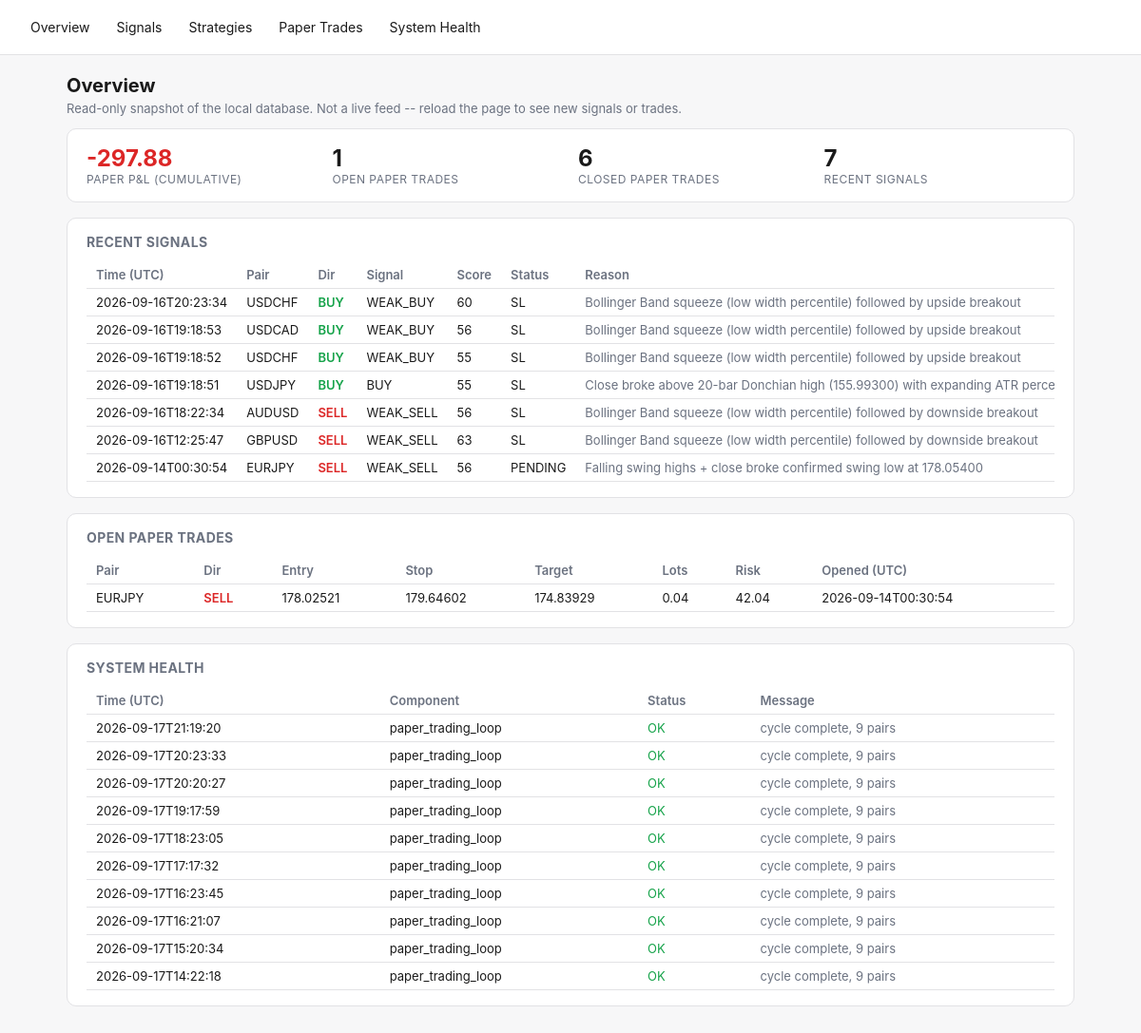
Before: / with the older database file.
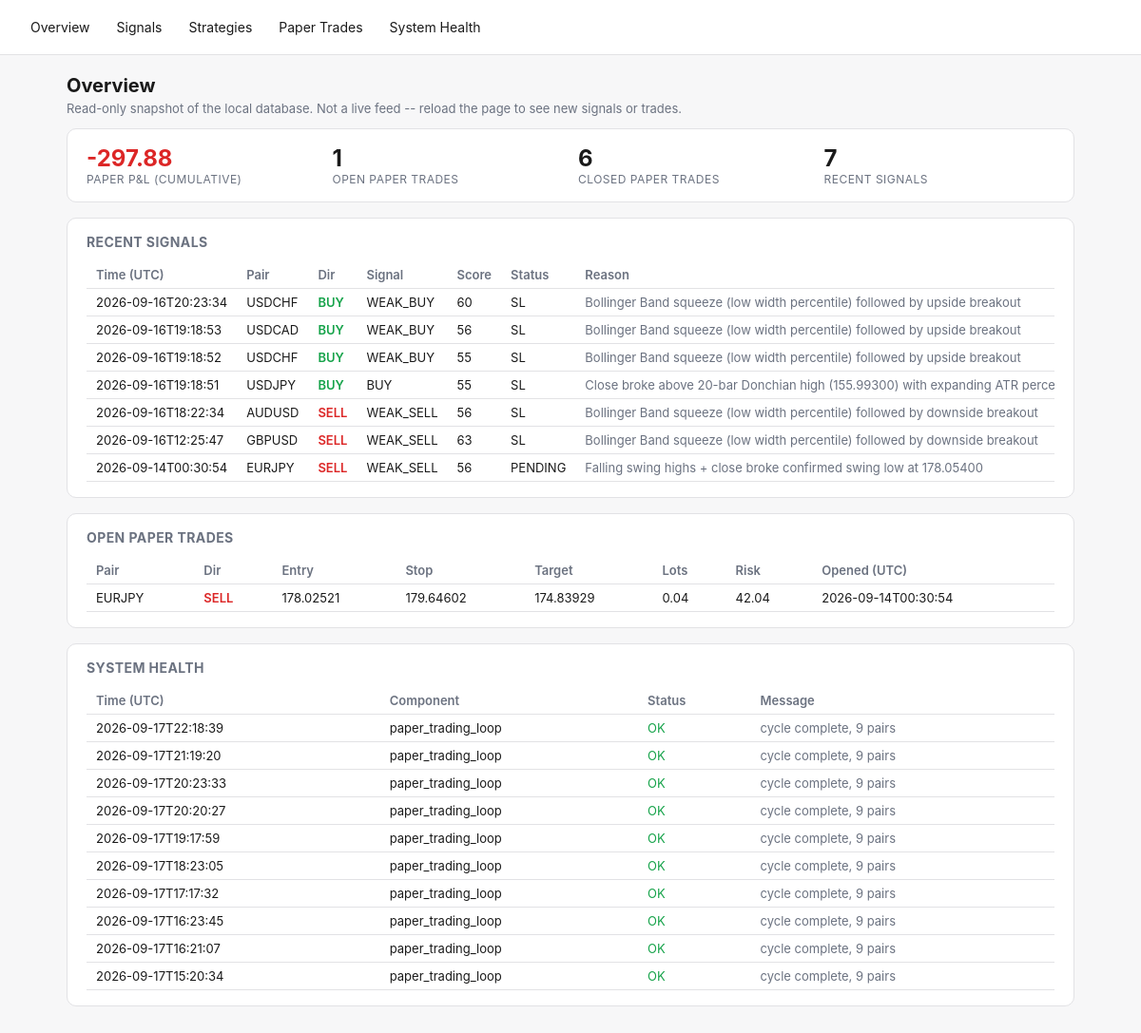
After: the same page with the newer database file.
### tables this page shows
CREATE TABLE signal_outcomes (
    signal_id TEXT PRIMARY KEY REFERENCES signals(id),
    resolved_at TEXT,
    outcome TEXT,          -- TP | SL | EXPIRED | INVALIDATED
    exit_price REAL,
    pnl_r REAL
);

CREATE TABLE signals (
    id TEXT PRIMARY KEY,
    pair TEXT NOT NULL,
    direction TEXT NOT NULL,
    overall_signal TEXT NOT NULL,
    score REAL NOT NULL,
    entry_low REAL, entry_high REAL, stop_loss REAL,
    take_profit_1 REAL, take_profit_2 REAL,
    spread_pips REAL,
    regime TEXT,
    strategies_agree_json TEXT,
    reason TEXT,
    status TEXT NOT NULL DEFAULT 'PENDING',
    created_at TEXT NOT NULL
, timeframe TEXT NOT NULL DEFAULT 'H4');

CREATE TABLE paper_trades (
    id INTEGER PRIMARY KEY AUTOINCREMENT,
    signal_id TEXT REFERENCES signals(id),
    pair TEXT NOT NULL,
    direction TEXT NOT NULL,
    entry_time TEXT NOT NULL,
    entry_price REAL NOT NULL,
    stop_loss REAL NOT NULL,
    take_profit REAL NOT NULL,
    lots REAL,                 -- position size at entry (fx_engine.position_sizing), if it could be computed
    risk_amount REAL,          -- dollar amount risked at entry, lots * stop_distance * pip_value
    exit_time TEXT,
    exit_price REAL,
    exit_reason TEXT,
    pnl_r REAL,
    pnl_amount REAL,           -- real dollar P&L = pnl_r * risk_amount (NULL if risk_amount unknown)
    created_at TEXT NOT NULL
, timeframe TEXT NOT NULL DEFAULT 'H4');

CREATE TABLE system_health (
    id INTEGER PRIMARY KEY AUTOINCREMENT,
    component TEXT NOT NULL,
    status TEXT NOT NULL,       -- OK | WARN | ERROR
    message TEXT,
    checked_at TEXT NOT NULL
);

### fx_engine/dashboard.py (the view)
    @app.route("/")
    def overview():
        d = get_db()
        signals = d.recent_signals(limit=10)
        health = d.recent_health(limit=10)
        open_trades = d.open_paper_trades()
        curve = d.paper_equity_curve()
        latest_equity = curve[-1]["cumulative"] if curve else 0.0
        return render_template(
            "overview.html", signals=signals, health=health, open_trades=open_trades,
            latest_equity=latest_equity, total_closed=len(curve),
        )

### fx_engine/db.py (called while the page is built)
    @contextmanager
    def _conn(self):
        conn = sqlite3.connect(self.path)
        conn.row_factory = sqlite3.Row
        try:
            yield conn
            conn.commit()
        finally:
            conn.close()

    def open_paper_trades(self) -> list[dict]:
        with self._conn() as conn:
            rows = conn.execute("SELECT * FROM paper_trades WHERE exit_time IS NULL").fetchall()
        return [dict(r) for r in rows]

    def recent_signals(self, limit: int = 50) -> list[dict]:
        with self._conn() as conn:
            rows = conn.execute(
                """SELECT s.*, o.outcome, o.pnl_r AS outcome_pnl_r, o.exit_price AS outcome_exit_price
                   FROM signals s LEFT JOIN signal_outcomes o ON o.signal_id = s.id
                   ORDER BY s.created_at DESC LIMIT ?""",
                (limit,),
            ).fetchall()
        return [dict(r) for r in rows]

    def paper_equity_curve(self) -> list[dict]:
        with self._conn() as conn:
            rows = conn.execute(
                """SELECT exit_time, pnl_amount FROM paper_trades
                   WHERE exit_time IS NOT NULL AND pnl_amount IS NOT NULL
                   ORDER BY exit_time ASC"""
            ).fetchall()
        cumulative = 0.0
        curve = []
        for r in rows:
            cumulative += r["pnl_amount"]
            curve.append({"exit_time": r["exit_time"], "pnl_amount": r["pnl_amount"], "cumulative": cumulative})
        return curve

    def recent_health(self, limit: int = 50) -> list[dict]:
        with self._conn() as conn:
            rows = conn.execute(
                "SELECT * FROM system_health ORDER BY id DESC LIMIT ?", (limit,),
            ).fetchall()
        return [dict(r) for r in rows]

### fx_engine/templates/overview.html (shortened to what this page needs)
{% extends "base.html" %}
{% block content %}
<h1>Overview</h1>
<p class="lede">Read-only snapshot of the local database. Not a live feed -- reload the page to see new signals or trades.</p>
<div class="card stat-row">
  <div class="stat">
    <div class="value" style="color:{{ 'var(--green)' if latest_equity >= 0 else 'var(--red)' }}">{{ "%.2f"|format(latest_equity) }}</div>
    <div class="label">Paper P&amp;L (cumulative)</div>
  </div>
  <div class="stat"><div class="value">{{ open_trades|length }}</div><div class="label">Open paper trades</div></div>
  <div class="stat"><div class="value">{{ total_closed }}</div><div class="label">Closed paper trades</div></div>
  <div class="stat"><div class="value">{{ signals|length }}</div><div class="label">Recent signals</div></div>
</div>
<div class="card">
  <h2>Recent Signals</h2>
  <div class="overflow">
  <table>
    <tr><th>Time (UTC)</th><th>Pair</th><th>Dir</th><th>Signal</th><th>Score</th><th>Status</th><th>Reason</th></tr>
    {% for s in signals %}
    <tr>
      <td>{{ s.created_at[:19] }}</td>
      <td>{{ s.pair }}</td>
      <td class="{{ 'buy' if s.direction=='BUY' else 'sell' }}">{{ s.direction }}</td>
      <td>{{ s.overall_signal }}</td>
      <td>{{ "%.0f"|format(s.score) }}</td>
      <td>{{ s.status }}</td>
      <td class="muted">{{ s.reason }}</td>
    </tr>
    {% else %}
    <tr><td colspan="7" class="muted">No signals yet -- run `python -m fx_engine.main signal-once` or `paper`.</td></tr>
    {% endfor %}
  </table>
  </div>
</div>
<div class="card">
  <h2>Open Paper Trades</h2>
  <div class="overflow">
  <table>
    <tr><th>Pair</th><th>Dir</th><th>Entry</th><th>Stop</th><th>Target</th><th>Lots</th><th>Risk</th><th>Opened (UTC)</th></tr>
    {% for t in open_trades %}
    <tr>
      <td>{{ t.pair }}</td>
      <td class="{{ 'buy' if t.direction=='BUY' else 'sell' }}">{{ t.direction }}</td>
      <td>{{ "%.5f"|format(t.entry_price) }}</td>
      <td>{{ "%.5f"|format(t.stop_loss) }}</td>
      <td>{{ "%.5f"|format(t.take_profit) }}</td>
      <td>{{ t.lots if t.lots is not none else "-" }}</td>
      <td>{{ "%.2f"|format(t.risk_amount) if t.risk_amount is not none else "-" }}</td>
      <td>{{ t.entry_time[:19] }}</td>
    </tr>
    {% else %}
    <tr><td colspan="8" class="muted">No open paper trades.</td></tr>
    {% endfor %}
  </table>
  </div>
</div>
<div class="card">
  <h2>System Health</h2>
  <div class="overflow">
  <table>
    <tr><th>Time (UTC)</th><th>Component</th><th>Status</th><th>Message</th></tr>
    {% for h in health %}
    <tr>
      <td>{{ h.checked_at[:19] }}</td>
      <td>{{ h.component }}</td>
      <td class="{{ 'ok' if h.status=='OK' else ('warn' if h.status=='WARN' else 'error') }}">{{ h.status }}</td>
      <td class="muted">{{ h.message }}</td>
    </tr>
    {% else %}
    <tr><td colspan="4" class="muted">No health checks logged yet.</td></tr>
    {% endfor %}
  </table>
  </div>
</div>
{% endblock %}

### fx_engine/templates/base.html (shortened to what this page needs)
<!doctype html>
<html lang="en">
<head>
</head>
<body>
<nav>
  <a href="{{ url_for('overview') }}">Overview</a>
  <a href="{{ url_for('signals_page') }}">Signals</a>
  <a href="{{ url_for('strategies_page') }}">Strategies</a>
  <a href="{{ url_for('paper_trades_page') }}">Paper Trades</a>
  <a href="{{ url_for('health_page') }}">System Health</a>
</nav>
<main>
{% block content %}{% endblock %}
</main>
</body>
</html>

### fx_engine/templates/base.html (style rules this page uses)
:root { --bg:#f7f7f8; --fg:#1a1a1a; --card:#ffffff; --border:#e2e2e5; --accent:#2563eb; --green:#16a34a; --red:#dc2626; --amber:#d97706; --muted:#6b7280; }
* { box-sizing: border-box; }
body { margin:0; font-family:-apple-system,BlinkMacSystemFont,"Segoe UI",sans-serif; background:var(--bg); color:var(--fg); }
nav { display:flex; gap:4px; padding:12px 20px; border-bottom:1px solid var(--border); background:var(--card); flex-wrap:wrap; }
nav a { color:var(--fg); text-decoration:none; padding:8px 12px; border-radius:6px; font-size:14px; }
main { padding:20px; max-width:1100px; margin:0 auto; }
.card { background:var(--card); border:1px solid var(--border); border-radius:10px; padding:16px 20px; margin-bottom:16px; }
table { width:100%; border-collapse:collapse; font-size:13px; }
th, td { text-align:left; padding:6px 10px; border-bottom:1px solid var(--border); white-space:nowrap; }
th { color:var(--muted); font-weight:600; }
.buy { color:var(--green); font-weight:600; }
.sell { color:var(--red); font-weight:600; }
.ok { color:var(--green); }
.muted { color:var(--muted); }
.stat-row { display:flex; gap:16px; flex-wrap:wrap; }
.stat { flex:1; min-width:140px; }
.stat .value { font-size:24px; font-weight:700; }
.stat .label { font-size:12px; color:var(--muted); text-transform:uppercase; letter-spacing:.04em; }
h1 { font-size:20px; margin:0 0 4px; }
h2 { font-size:14px; margin:0 0 12px; color:var(--muted); text-transform:uppercase; letter-spacing:.03em; }
p.lede { color:var(--muted); font-size:13px; margin-top:0; }
.overflow { overflow-x:auto; }

Changed rows visible on the page:
no longer on this page (row unchanged): system_health: checked_at "2026-09-17T14:22:18", component "paper_trading_loop", status "OK", message "cycle complete, 9 pairs"
added system_health: checked_at "2026-09-17T22:18:39", component "paper_trading_loop", status "OK", message "cycle complete, 9 pairs"
